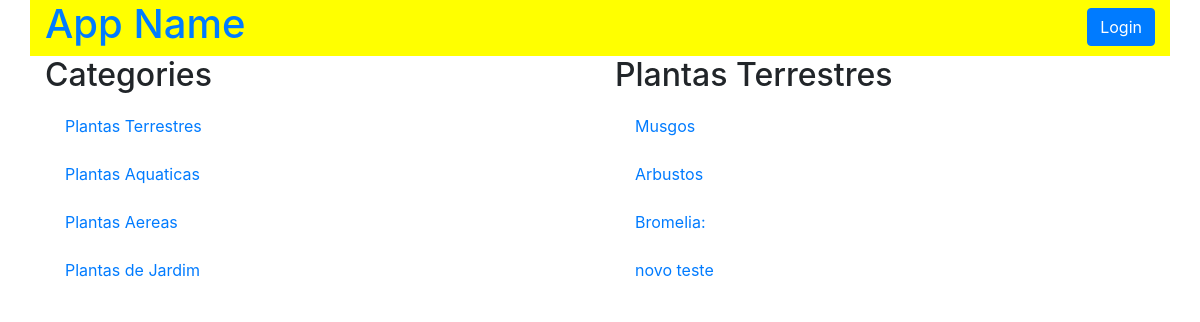
The app's page /category/1/items, older data.
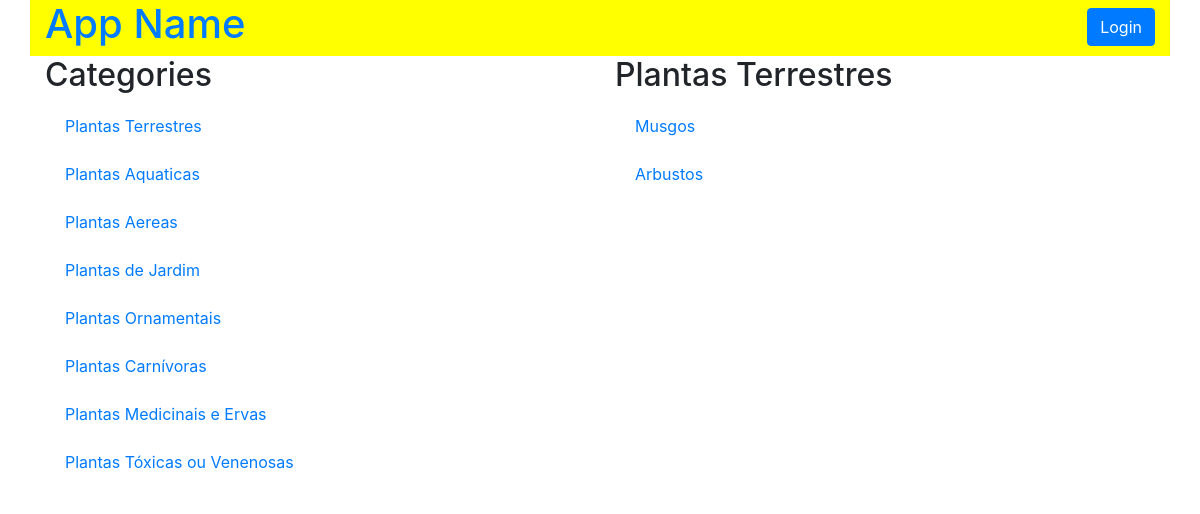
The same page, newer data.
### models.py (models this page shows, shortened)
class Category(Base):
    __tablename__ = 'category'
    id = Column(Integer, primary_key=True)
    name = Column(String(50), nullable=False)

class Item(Base):
    __tablename__ = 'item'
    id = Column(Integer, primary_key=True)
    name = Column(String(50), nullable=False)
    description = Column(String(1000), nullable=False)
    category_id = Column(Integer, ForeignKey('category.id'))
    category = relationship(Category)

### application.py (the view, shortened to what this page needs)
@app.route('/category/<int:category_id>/items')
def categoryFunction(category_id):
    category = session.query(Category)
    category2 = session.query(Category).filter_by(id=category_id).first()
    if not hasattr(category2, 'id'):
        return "this category not exist"
    items = session.query(Item).filter_by(category_id=category2.id)
    if 'username' not in login_session:
        if items.count() == 0:
            flash("You have no items yet!")
            return render_template(
                'publicCategory.html',
                plantas=category, plantas2=category2, itemName=items)
        else:
            return render_template(
                'publicCategory.html',
                plantas=category, plantas2=category2, itemName=items)

### templates/publicCategory.html (shortened to what this page needs)
{% extends "main.html" %}
{% block content %}
{% include "header.html" %}
    <section class="row">
      <div class="col-md-6">
        <h2>Categories</h2>
        {% for i in plantas %}
          <div class="list-group">
            <a href="{{ url_for('categoryFunction', category_id=i.id)}}" class="list-group-item" class="list-group-item">{{ i.name }}</a>
          </div>
        {% endfor %}
      </div>
      <div class="col-md-6">
        <h2>{{ plantas2.name }}</h2>
        {% for i in itemName %}
          <div class="list-group">
            <a href="{{ url_for('itemFunction', item_id=i.id, category_id=plantas2.id)}}" class="list-group-item" class="list-group-item">{{ i.name }}</a>
          </div>
        {% endfor %}
      </div>
    </section>
{% endblock %}

Row changes from the older to the newer data that the page shows:
no longer on this page (row edited): Item: name "Bromelia:"
no longer on this page (row edited): Item: name "novo teste"
added Category: name "Plantas Ornamentais"
added Category: name "Plantas Carnívoras"
added Category: name "Plantas Medicinais e Ervas"
added Category: name "Plantas Tóxicas ou Venenosas"
